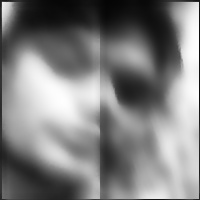
#> input picture faces/students/Anuj.235.13.jpg, 200 x 200 px; its folder holds only this picture in this run
$ python -i preprocess.py   (imports and definitions only)
#> lines starting #> are read from the running program, lines starting #| are printed output that depends on the picture
#> further down, picture is the input picture: shape (200, 200); min 5, max 254, mean 128
## Import necessary packages
import cv2 as cv
import numpy as np
from os import listdir
from os.path import isfile, join

# Load HAAR face classifier
face_cascade_path = "assets/face_detection/haarcascade_frontalface_default.xml"
left_eye_cascade_path = "assets/face_detection/haarcascade_left_eye.xml"
right_eye_cascade_path = "assets/face_detection/haarcascade_right_eye.xml"
face_cascade = cv.CascadeClassifier(face_cascade_path)
left_eye_cascade = cv.CascadeClassifier(left_eye_cascade_path)
right_eye_cascade = cv.CascadeClassifier(right_eye_cascade_path)

# defines code for face detector
def face_detector(gray_img):
    faces = face_cascade.detectMultiScale(gray_img, 1.3, 5)

    if faces is ():
        return None, (None, None, None,None)

    for (x,y,w,h) in faces:
        cv.rectangle(gray_img, (x,y), (x+w, y+h), (0, 255, 255), 2)
        cropped_face = gray_img[y:y+h, x:x+w]
        roi = cv.resize(cropped_face, (200, 200))
        coord = (x,y,w,h)

    return roi, coord


## divides image into half and apply bilateral filter
def preprocess_image(gray_img):
    height, width = gray_img.shape[:2]
#> height = 200; width = 200

    midX = int(width/2)
#> midX = 100
    leftSide = gray_img[int(0):height, int(0):midX]
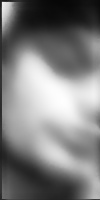
#> leftSide: shape (200, 100); min 6, max 254, mean 127
    rightSide = gray_img[int(0):height, midX:width]
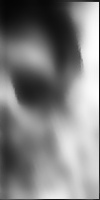
#> rightSide: shape (200, 100); min 5, max 254, mean 129

    equL = cv.equalizeHist(leftSide)
    equR = cv.equalizeHist(rightSide)

    img_rotated_equalized = np.concatenate((equL, equR), axis=1)
    img = cv.bilateralFilter(img_rotated_equalized, 15, 75, 75)
    return img


# [51 lines of commented-out code are left out]

>>> import cv2
>>> picture = cv2.imread('../../faces/students/Anuj.235.13.jpg', cv2.IMREAD_GRAYSCALE)
>>> result = preprocess_image(picture)

$ run again, on faces/students/Anuj.235.24.jpg
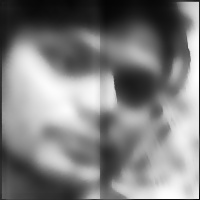
#> input picture faces/students/Anuj.235.24.jpg, 200 x 200 px
#> picture is the input picture: shape (200, 200); min 4, max 254, mean 127.9
#> in preprocess_image, `leftSide = gray_img[int(0):height, int(0):midX]`:
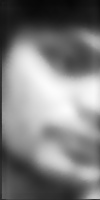
#> leftSide: shape (200, 100); min 6, max 252, mean 127
#> in preprocess_image, `rightSide = gray_img[int(0):height, midX:width]`:
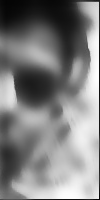
#> rightSide: shape (200, 100); min 4, max 254, mean 128.9

$ run again, on faces/students/Anuj.235.36.jpg
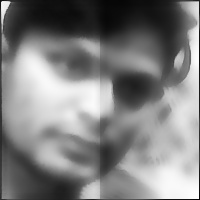
#> input picture faces/students/Anuj.235.36.jpg, 200 x 200 px
#> picture is the input picture: shape (200, 200); min 6, max 255, mean 128.1
#> in preprocess_image, `leftSide = gray_img[int(0):height, int(0):midX]`:
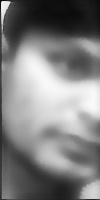
#> leftSide: shape (200, 100); min 12, max 251, mean 127.2
#> in preprocess_image, `rightSide = gray_img[int(0):height, midX:width]`:
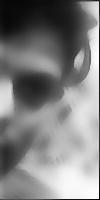
#> rightSide: shape (200, 100); min 6, max 255, mean 128.9
